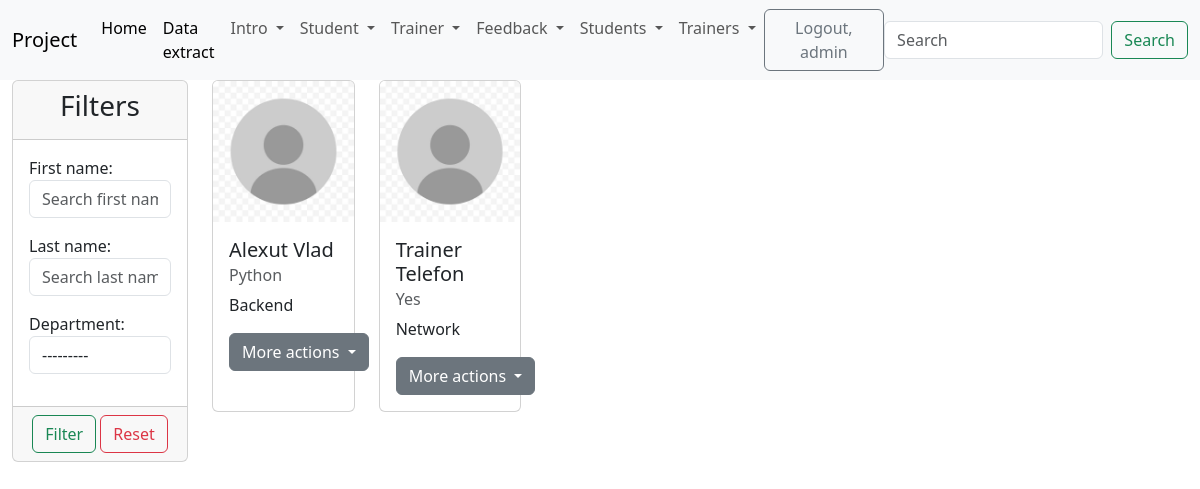
Screenshot of /trainer_list/ (signed in) with the database file from the repository.
### trainer/models.py (models this page shows)
class Trainer(models.Model):
    department_choice = {
        ("b", 'Backend'),
        ("f", 'Frontend'),
        ("n", 'Network'),
    }
    first_name = models.CharField(max_length=20)
    last_name = models.CharField(max_length=20)
    course_name = models.CharField(max_length=40)
    email = models.EmailField(max_length=40)
    active = models.BooleanField(default=True)
    department = models.CharField(max_length=20, choices=department_choice, null=True)
    created_at = models.DateTimeField(auto_now_add=True)
    updated_at = models.DateTimeField(auto_now=True)
    def __str__(self):
        return f'{self.first_name} {self.last_name}'

### trainer/views.py (the view)
# urls.py: path('trainer_list/', views.TrainerListView.as_view(), name='trainer-list'),
class TrainerListView(LoginRequiredMixin, ListView):
    template_name = "trainer/list_of_trainers.html"
    model = Trainer
    context_object_name = "all_trainers"
    def get_queryset(self):
        return Trainer.objects.filter(active=True)
    def get_context_data(self, **kwargs):
        context = super().get_context_data()
        trainers = Trainer.objects.filter(active=True)
        my_filters = TrainerFilter(self.request.GET, queryset=trainers)
        context['all_trainers'] = my_filters.qs
        context['form_filters'] = my_filters.form
        return context

### student/context_processors.py (called while the page is built)
def get_all_students(request):
    return {'students': Student.objects.all()}

### student/models.py (called while the page is built)
    def __str__(self):
        return f'{self.first_name} {self.last_name}'

### trainer/context_processors.py (called while the page is built)
def get_all_trainers(request):
    return {'trainers': Trainer.objects.all()}

### templates/trainer/list_of_trainers.html (shortened to what this page needs)
{% extends 'base.html' %}
{% load static %}
{% block content %}
<div class="container-fluid">
    <div class="row">
        <div class="col-md-2">
            <div class="card">
                <div class="card-header">
                    <h3 class="text-center">
                        Filters
                    </h3>
                </div>
                <form method="get">
                    <div class="card-body">
                        {{ form_filters.as_p }}
                    </div>
                    <div class="card-footer text-center">
                        <button type="submit" class="btn btn-outline-success">Filter</button>
                        <a href="{% url 'trainer-list' %}" class="btn btn-outline-danger">Reset</a>
                    </div>
                </form>
            </div>
        </div>
        <div class="col-md-10">
            <div class="row">
                {% if all_trainers %}
                    {% for trainer in all_trainers %}
                        <div class="col-md-2 mb-4">
                            <div class="card h-100">
                                <img src="{% static 'images/empty.jpg' %}" class="card-img-top" alt="Trainer Image">
                                <div class="card-body">
                                    <h5 class="card-title">{{ trainer }}</h5>
                                    <h6 class="card-subtitle mb-2 text-muted">{{ trainer.course_name }}</h6>
                                    <p class="card-text">{{ trainer.get_department_display }}</p>
                                    <div class="dropdown">
                                        <button class="btn btn-secondary dropdown-toggle" type="button"
                                                data-bs-toggle="dropdown" aria-expanded="false">
                                            More actions
                                        </button>
                                    </div>
                                </div>
                            </div>
                        </div>
                    {% endfor %}
                {% else %}
                    <div class="col-12">
                        <h3 class="text-center">No data available</h3>
                    </div>
                {% endif %}
            </div>
        </div>
    </div>
</div>
{% endblock %}

### templates/base.html (shortened to what this page needs)
{% load static %}
<!DOCTYPE html>
<html lang="en">
<head>
    <link href="https://cdn.jsdelivr.net/npm/bootstrap@5.3.3/dist/css/bootstrap.min.css" rel="stylesheet">
    <link rel="stylesheet" href="{% static 'css/my_style.css' %}">
</head>
<body>
{% include 'navbar.html'%}
{% block content %} {% endblock %}
</body>
</html>

### templates/navbar.html (shortened to what this page needs)
<nav class="navbar navbar-expand-lg bg-body-tertiary">
    <div class="container-fluid">
        <a class="navbar-brand" href="#">Project</a>
        <div class="collapse navbar-collapse" id="navbarSupportedContent">
            <ul class="navbar-nav me-auto mb-2 mb-lg-0">
                <li class="nav-item">
                    <a class="nav-link active" aria-current="page" href="{% url 'home' %}">Home</a>
                </li>
                <li class="nav-item">
                    <a class="nav-link active" aria-current="page" href="{% url 'data' %}">Data extract</a>
                </li>
                {% if user.is_authenticated %}
                    <li class="nav-item dropdown">
                        <a class="nav-link dropdown-toggle" href="#" role="button" data-bs-toggle="dropdown"
                           aria-expanded="false">
                            Intro
                        </a>
                    </li>
                    <li class="nav-item dropdown">
                        <a class="nav-link dropdown-toggle" href="#" role="button" data-bs-toggle="dropdown"
                           aria-expanded="false">
                            Student
                        </a>
                    </li>
                    <li class="nav-item dropdown">
                        <a class="nav-link dropdown-toggle" href="#" role="button" data-bs-toggle="dropdown"
                           aria-expanded="false">
                            Trainer
                        </a>
                    </li>
                    <li class="nav-item dropdown">
                        <a class="nav-link dropdown-toggle" href="#" role="button" data-bs-toggle="dropdown"
                           aria-expanded="false">
                            Feedback
                        </a>
                    </li>
                    <li class="nav-item dropdown">
                        <a class="nav-link dropdown-toggle" href="#" role="button" data-bs-toggle="dropdown"
                           aria-expanded="false">
                            Students
                        </a>
                    </li>
                    <li class="nav-item dropdown">
                        <a class="nav-link dropdown-toggle" href="#" role="button" data-bs-toggle="dropdown"
                           aria-expanded="false">
                            Trainers
                        </a>
                    </li>
                {% endif %}
            </ul>
            {% if user.is_authenticated %}
                <form method="post" action="{% url 'logout' %}">
                    <button type="submit" class="btn btn-outline-secondary">Logout, {{ user.username }}</button>
                </form>
            {% else %}
                <div>
                    <a href="{% url 'login' %}" class="btn btn-outline-secondary">Login</a>
                    <a href="{% url 'create-user' %}" class="btn btn-outline-success">Sign Up</a>
                </div>
            {% endif %}
            <form class="d-flex" role="search">
                <input class="form-control me-2" type="search" placeholder="Search" aria-label="Search">
                <button class="btn btn-outline-success" type="submit">Search</button>
            </form>
        </div>
    </div>
</nav>

### rows the page displays
Trainer: first_name+last_name "Alexut Vlad", course_name "Python", department "Backend"
Trainer: first_name+last_name "Trainer Telefon", course_name "Yes", department "Network"

### other values shown
{{ user.username }} "admin"
